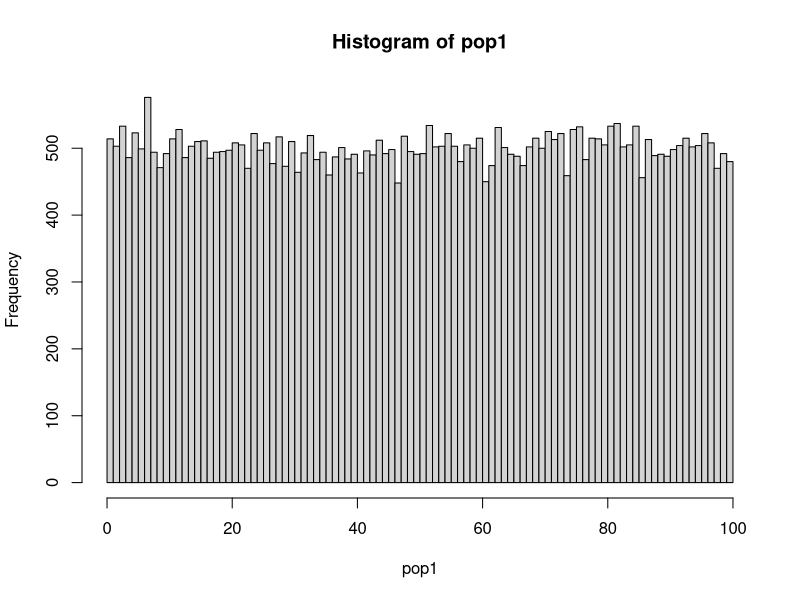
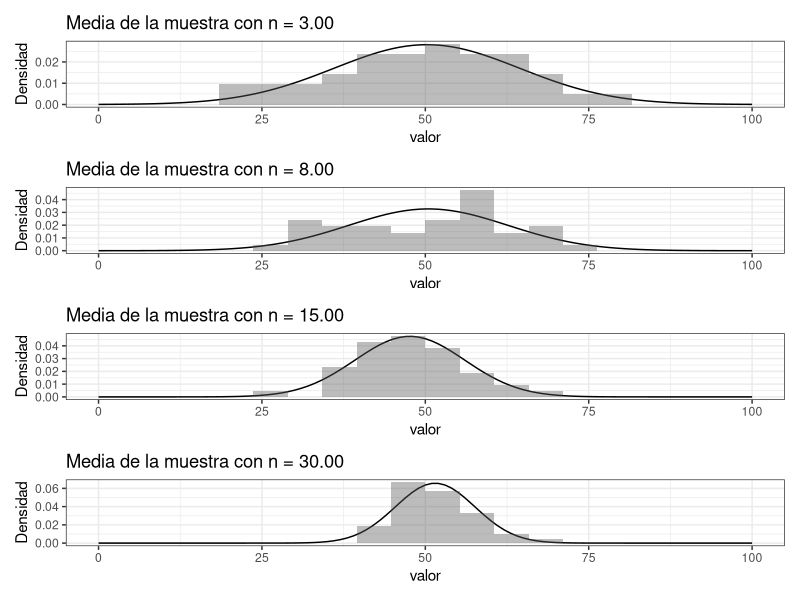

Write R code to recreate these figures, in order.
## ---- chunk 1
library(tidyverse)
library(patchwork)
help(Distributions) # Esto le permitirá ver distribuciones alternativas
## ---- chunk 2
nPop <- 50000
pop1 <- runif(nPop, min = 0, max = 100)
# pop1 <- rnorm(nPop, mean = 50, sd = 25)
# pop1 <- rbinom(nPop, 99, 0.25)
# pop1 <- rpois(nPop, lambda = 3)
# pop1 <- rt(nPop, 50, 50)
 # pop1 <- rchisq(nPop, 3, ncp = 0.5)
# pop1 <- rgamma(nPop, shape = 2, scale = 5) # Asimétrica
## ---- chunk 3
pop1
## ---- chunk 4
mean(pop1)
## ---- chunk 5
hist(pop1, breaks = 100)
# ggplot(pop1 %>% tibble()) +
#   aes(pop1) +
#   geom_histogram(bins = 100, center = 0.5, colour = "blue")
## ---- chunk 6
# Vamos a trabajar con muestras de 3 individuos
n <- 3

# Creamos una matriz vacía con 3 columnas
muestras <- matrix(NA, nrow=0, ncol=n)

# Obtenemos muestras de 3 individuos de la población pop1 (con sample) y los agregamos como una fila la la matríz muestras (con rbind). Como repetimos esto 40 veces la matríz termina con 40 filas.
for (i in c(1:40)) {
  muestras <- rbind(muestras, sample(pop1, n, replace = FALSE))
}

# Convertimos la matriz en un tibble
muestras <- tibble(muestras)

# Calculamos la media a cada fila. rowwise hace que el summarise se calcule por fila, y el bind_cols impide que perdamos las columnas.
muestras <-  muestras %>% bind_cols(
    muestras %>% rowwise() %>% summarise(media = mean(c_across(is.numeric)))
  )
muestras
## ---- chunk 7
gr1 <- ggplot(muestras, aes(x = media)) + 
  stat_function(fun = dnorm, n = 101, args = list(mean = mean(muestras$media), sd = sd(muestras$media))) +
  geom_area(stat = 'function') +
  geom_histogram(aes(y = ..density..),bins = 20, alpha = 0.4) +
  # xlim(c(0, 100)) +
  ylab("Densidad") + 
  ggtitle(sprintf("Media de la muestra con n = %.2f", n)) + 
  xlab("valor") + xlim(c(0, 100)) +
  theme_bw()
## ---- chunk 8
shapiro3 <- shapiro.test(muestras$media)
## ---- chunk 9
n <- 8
muestras <- matrix(NA, nrow=0, ncol=n)
for (i in c(1:40)) {
  muestras <- rbind(muestras, sample(pop1, n, replace = FALSE))
}
muestras <- tibble(muestras)

muestras <-  muestras %>% bind_cols(
    muestras %>% rowwise() %>% summarise(media = mean(c_across(is.numeric)))
  )
muestras
## ---- chunk 10
gr2 <- ggplot(muestras, aes(x = media)) + 
  stat_function(fun = dnorm, n = 101, args = list(mean = mean(muestras$media), sd = sd(muestras$media))) +
  geom_area(stat = 'function') +
  geom_histogram(aes(y = ..density..),bins = 20, alpha = 0.4) +
  # xlim(c(0, 100)) +
  ylab("Densidad") + 
  ggtitle(sprintf("Media de la muestra con n = %.2f", n)) + 
  xlab("valor") + xlim(c(0, 100)) +
  theme_bw()
## ---- chunk 11
shapiro8 <- shapiro.test(muestras$media)
## ---- chunk 12
n <- 15
muestras <- matrix(NA, nrow=0, ncol=n)
for (i in c(1:40)) {
  muestras <- rbind(muestras, sample(pop1, n, replace = FALSE))
}
muestras <- tibble(muestras)

muestras <-  muestras %>% bind_cols(
    muestras %>% rowwise() %>% summarise(media = mean(c_across(is.numeric)))
  )
muestras
## ---- chunk 13
gr3 <- ggplot(muestras, aes(x = media)) + 
  stat_function(fun = dnorm, n = 101, args = list(mean = mean(muestras$media), sd = sd(muestras$media))) +
  geom_area(stat = 'function') +
  geom_histogram(aes(y = ..density..),bins = 20, alpha = 0.4) +
  # xlim(c(0, 100)) +
  ylab("Densidad") + 
  ggtitle(sprintf("Media de la muestra con n = %.2f", n)) + 
  xlab("valor")  + xlim(c(0, 100)) +
  theme_bw()
## ---- chunk 14
shapiro15 <- shapiro.test(muestras$media)
## ---- chunk 15
n <- 30
muestras <- matrix(NA, nrow=0, ncol=n)
for (i in c(1:40)) {
  muestras <- rbind(muestras, sample(pop1, n, replace = FALSE))
}
muestras <- tibble(muestras)

muestras <-  muestras %>% bind_cols(
    muestras %>% rowwise() %>% summarise(media = mean(c_across(is.numeric)))
  )
muestras
## ---- chunk 16
gr4 <- ggplot(muestras, aes(x = media)) + 
  stat_function(fun = dnorm, n = 101, args = list(mean = mean(muestras$media), sd = sd(muestras$media))) +
  geom_area(stat = 'function') +
  geom_histogram(aes(y = ..density..),bins = 20, alpha = 0.4) +
  # xlim(c(0, 100)) +
  ylab("Densidad") + 
  ggtitle(sprintf("Media de la muestra con n = %.2f", n)) + 
  xlab("valor") + xlim(c(0, 100)) +
  theme_bw()
## ---- chunk 17
shapiro30 <- shapiro.test(muestras$media)
## ---- chunk 18
gr1 / gr2 / gr3 / gr4 
## ---- chunk 19
paste("Prueba de Shapiro para Normalidad de n=3")
print(shapiro3)
paste("Prueba de Shapiro para Normalidad de n=8")
print(shapiro8)
paste("Prueba de Shapiro para Normalidad de n=15")
print(shapiro15)
paste("Prueba de Shapiro para Normalidad de n=30")
print(shapiro30)
